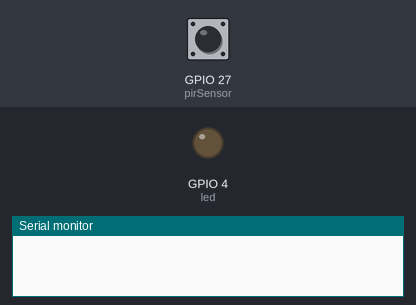
Simulated run of this program. Board: ESP32. Parts: output pins drawn as LEDs (lit = HIGH), the last lines printed to the serial monitor. The test bench sets the inputs (shaded band); at power-on: GPIO 27 (pirSensor) HIGH.

Above: at 1.2 s.
1.3 s: GPIO 27 (pirSensor) pulsed LOW 2 times (0.12 s each, 0.3 s apart)
At 2.3 s:
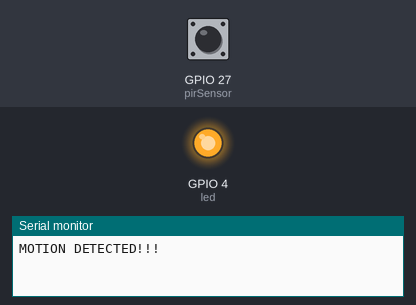
Timing chart, 0 to 8.2 s (numbered marks = the images above; inputs shaded):
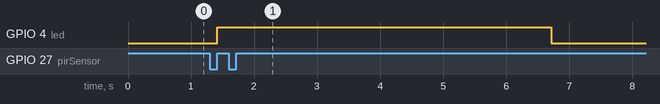

Measured:
- after the input at 1.3 s, GPIO 4 (led): LOW → HIGH after 0.12 s, → LOW 5.3 s later

The program:

main.cpp
```cpp
/*********
  Rui Santos & Sara Santos - Random Nerd Tutorials
  Complete project details at https://RandomNerdTutorials.com/esp32-pir-motion-sensor-interrupts-timers/
  ESP32 GPIO Interrupts with Arduino IDE: https://RandomNerdTutorials.com/esp32-gpio-interrupts-arduino/
*********/

#include <Arduino.h>


constexpr uint8_t led = 4;
constexpr uint8_t pirSensor = 27;

// Timer: Auxiliary variables
unsigned long now;
volatile unsigned long lastTrigger = 0;
volatile bool startTimer = false;

bool printMotion = false;

const unsigned long timeSeconds = 5 * 1000UL;  //5 seconds in milliseconds

void ARDUINO_ISR_ATTR motionISR() {
  lastTrigger = millis();
  startTimer = true;
}

void setup() {
  Serial.begin(9600);
  pinMode(pirSensor, INPUT_PULLUP);
  attachInterrupt(pirSensor, motionISR, RISING);

  // Set LED to LOW
  pinMode(led, OUTPUT);
  digitalWrite(led, LOW);
}

void loop() {
  now = millis();

// Turn LED on immediately on new trigger
  if (startTimer && !printMotion) {
    digitalWrite(led, HIGH);
    Serial.println("MOTION DETECTED!!!");
    printMotion = true;
  }

// Turn off the LED after timeout
  if (startTimer && (now - lastTrigger > timeSeconds)) {
    Serial.println("Motion stopped...");
    digitalWrite(led, LOW);
    startTimer = false;
    printMotion = false;
  }
}
```
